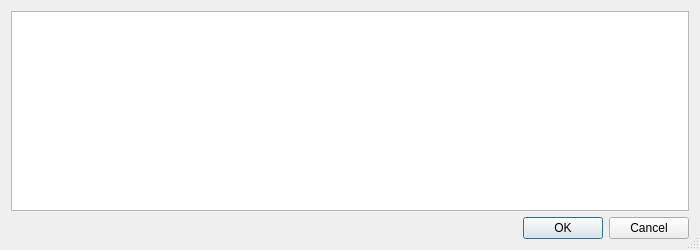
<?xml version="1.0" encoding="UTF-8"?>
<ui version="4.0">
 <class>TextEditorDialog</class>
 <widget class="QDialog" name="TextEditorDialog">
  <property name="geometry">
   <rect>
    <x>0</x>
    <y>0</y>
    <width>700</width>
    <height>250</height>
   </rect>
  </property>
  <property name="windowTitle">
   <string>Muokkaa komentoa</string>
  </property>
  <property name="sizeGripEnabled">
   <bool>true</bool>
  </property>
  <layout class="QVBoxLayout" name="verticalLayout">
   <item>
    <widget class="QPlainTextEdit" name="plainTextEdit"/>
   </item>
   <item>
    <widget class="QDialogButtonBox" name="buttonBox">
     <property name="orientation">
      <enum>Qt::Horizontal</enum>
     </property>
     <property name="standardButtons">
      <set>QDialogButtonBox::Cancel|QDialogButtonBox::Ok</set>
     </property>
    </widget>
   </item>
  </layout>
 </widget>
 <resources/>
 <connections>
  <connection>
   <sender>buttonBox</sender>
   <signal>accepted()</signal>
   <receiver>TextEditorDialog</receiver>
   <slot>accept()</slot>
   <hints>
    <hint type="sourcelabel">
     <x>248</x>
     <y>254</y>
    </hint>
    <hint type="destinationlabel">
     <x>157</x>
     <y>274</y>
    </hint>
   </hints>
  </connection>
  <connection>
   <sender>buttonBox</sender>
   <signal>rejected()</signal>
   <receiver>TextEditorDialog</receiver>
   <slot>reject()</slot>
   <hints>
    <hint type="sourcelabel">
     <x>316</x>
     <y>260</y>
    </hint>
    <hint type="destinationlabel">
     <x>286</x>
     <y>274</y>
    </hint>
   </hints>
  </connection>
 </connections>
</ui>
